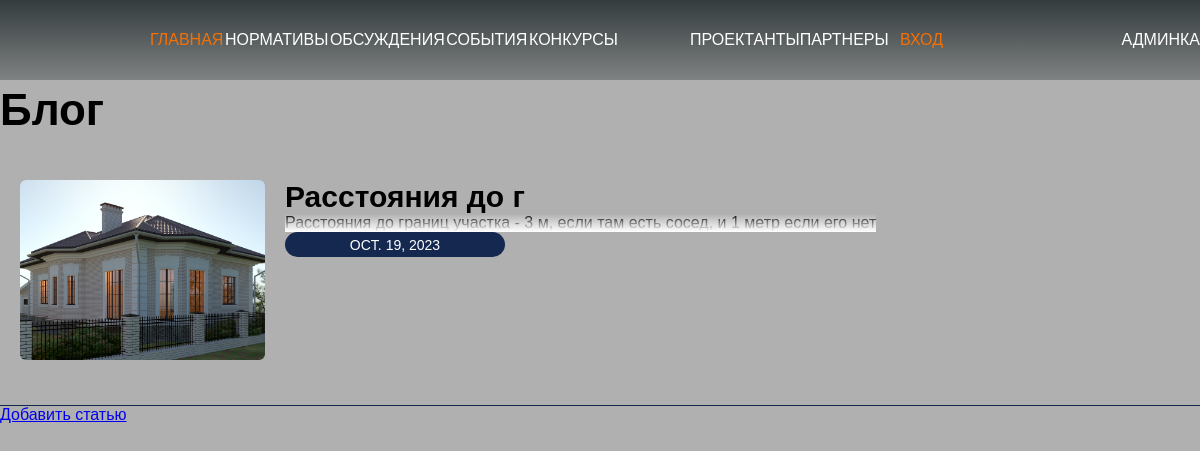
Screenshot of /blog/ with the database file from the repository.
### blog/models.py (models this page shows, shortened)
class Article(models.Model):
    title = models.CharField('Заголовок',max_length=15)  # Ограниченная строка
    desc= models.TextField('Описание')  # Ограниченная строка
    image= models.ImageField('Изображение',upload_to=f'{APP_NAMES.BLOG}/image')  # строка по изображению (отдельный тип данных)
    date = models.DateField('Дата')  # Дата
    url = models.URLField('Доп. источник',blank=True)  # Ссылка
    class Meta:
        verbose_name = APP_NAMES.ARTICLES
        verbose_name_plural = VERBOSE_APP_NAMES.ARTICLES

### blog/views.py (the view)
# urls.py: path('', views.blogView, name=views.app_name),
def blogView(request):
    articles = Article.objects.all()
    return render(request, template_name=f'./{app_name}/{app_name}.html',
                  context={'articles': articles, 'page_name': verbose_name, 'page_style': app_name})

### blog/templates/blog/blog.html
{% extends 'base.html' %}
{% block content %}
        <main>
            <div class="wrapper">
                <h1 class="title title--h1">Блог</h1>
                {% for article in articles %}
                    <div class="card">
                        <div class="col-l">
                            <img class="card__img" src="{{ article.image.url }}" alt="">
                        </div>
                        <div class="col-r">
                            <a class="title card__title" href="{% url 'article' article.id %}">{{ article.title }}</a>
                            <p class="card__desc">{{ article.desc|truncatechars:450 }}</p>
                            <p class = "card__date">{{ article.date }}</p>
                        </div>
                    </div>
                {% endfor %}
                <a href="{% url 'newarticle' %}">Добавить статью</a>
            </div>
        </main>
{% endblock %}

### static/base/css/style.css (style rules this page uses)
* { font-family: Arial, Helvetica, sans-serif }
body { margin: 0; padding: 0; background: #b0b0b0; }
h1, h2, h3, h4, h5, h6, p { margin: 0; }
body { padding:0; margin:0; }
.wrapper { width:100%; height:100px; max-width: 1440px; margin: 0 auto; }

### blog/static/blog/css/style.css (style rules this page uses)
.title { color:black; font-family: sans-serif; margin:0; padding:0; font-weight: 700; }
.title--h1 { font-size:44px; line-height:60px; }
.card { display:flex; width:100%; padding-top: 40px; padding-bottom: 45px; border-bottom: 1px solid #142850; }
.card__img { width:245px; height:180px; object-fit:cover; border-radius:6px; }
.card__title { font-size: 30px; text-decoration:none }
.card__date { width:220px; height: 25px; min-width:220px; border-radius: 16px; background-color: #142850; display:flex; align-items: center; justify-content: center; text-transform: uppercase; font-size: 14px; font-weight: 400; font-family: sans-serif; color:#FFF; }
.col-r { display: flex; flex-direction: column; margin-left:20px; }
.col-l { display: flex; flex-direction: column; margin-left:20px; }
.card__desc { position: relative; display: flex; font-size:16px; font-weight: 400; letter-spacing: 0; color: black; }
.card__desc:before { content:''; width:100%; height:100%; position:absolute; left:0; top:0; background:linear-gradient(transparent 0px, white); }

### rows the page displays
Article: image (picture), title "Расстояния до г", desc "Расстояния до границ участка - 3 м, если там есть сосед, и 1 метр если его нет", date "OCT. 19, 2023"
